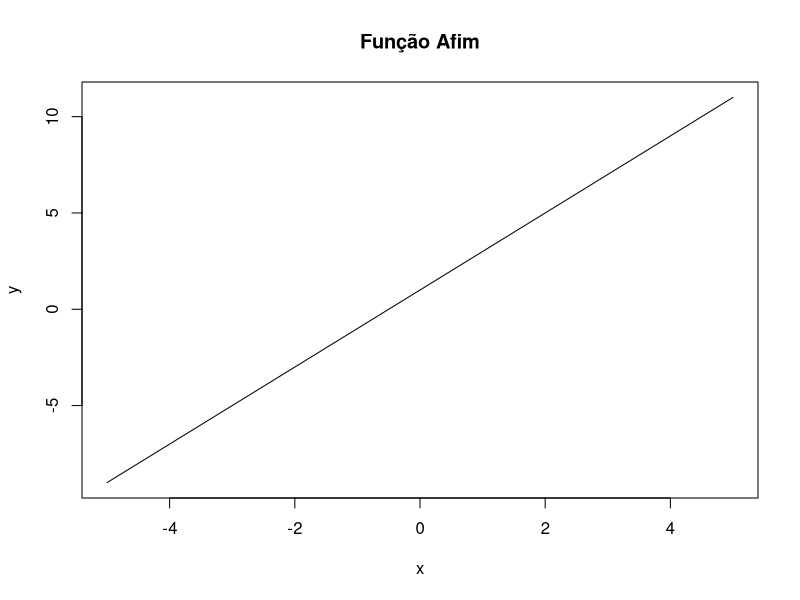

The R script that drew this image:
# Domínio entre -5 e 5 pulando de 0.1 de intervalo
x <- seq(-5, 5, 0.1)

# Função Afim: y = ax + b
a <- 2  # Inclinação
b <- 1  # Interceptação

y <- a * x + b

# Comando para mostrar o grafico
plot(x, y, type = "l", main = "Função Afim", xlab = "x", ylab = "y")
